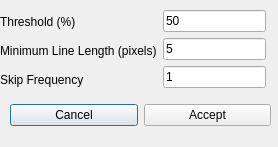
<?xml version="1.0" encoding="UTF-8"?>
<ui version="4.0">
 <class>canny</class>
 <widget class="QDialog" name="canny">
  <property name="geometry">
   <rect>
    <x>0</x>
    <y>0</y>
    <width>278</width>
    <height>147</height>
   </rect>
  </property>
  <property name="windowTitle">
   <string>Dialog</string>
  </property>
  <widget class="QWidget" name="horizontalLayoutWidget">
   <property name="geometry">
    <rect>
     <x>0</x>
     <y>10</y>
     <width>266</width>
     <height>81</height>
    </rect>
   </property>
   <layout class="QHBoxLayout" name="horizontalLayout">
    <item>
     <layout class="QVBoxLayout" name="verticalLayout">
      <item>
       <widget class="QLabel" name="ThresholdLabel">
        <property name="text">
         <string>Threshold (%)</string>
        </property>
       </widget>
      </item>
      <item>
       <widget class="QLabel" name="MinLengthLabel">
        <property name="text">
         <string>Minimum Line Length (pixels)</string>
        </property>
       </widget>
      </item>
      <item>
       <widget class="QLabel" name="SkipLabel">
        <property name="text">
         <string>Skip Frequency</string>
        </property>
       </widget>
      </item>
     </layout>
    </item>
    <item>
     <layout class="QVBoxLayout" name="verticalLayout_2">
      <item>
       <widget class="QLineEdit" name="ThresholdInput">
        <property name="text">
         <string>50</string>
        </property>
       </widget>
      </item>
      <item>
       <widget class="QLineEdit" name="LengthInput">
        <property name="text">
         <string>5</string>
        </property>
       </widget>
      </item>
      <item>
       <widget class="QLineEdit" name="SkipInput">
        <property name="text">
         <string>1</string>
        </property>
       </widget>
      </item>
     </layout>
    </item>
   </layout>
  </widget>
  <widget class="QWidget" name="layoutWidget">
   <property name="geometry">
    <rect>
     <x>10</x>
     <y>100</y>
     <width>261</width>
     <height>30</height>
    </rect>
   </property>
   <layout class="QHBoxLayout" name="horizontalLayout_2">
    <item>
     <widget class="QPushButton" name="cancel">
      <property name="text">
       <string>Cancel</string>
      </property>
     </widget>
    </item>
    <item>
     <widget class="QPushButton" name="accept">
      <property name="text">
       <string>Accept</string>
      </property>
     </widget>
    </item>
   </layout>
  </widget>
 </widget>
 <resources/>
 <connections/>
</ui>
